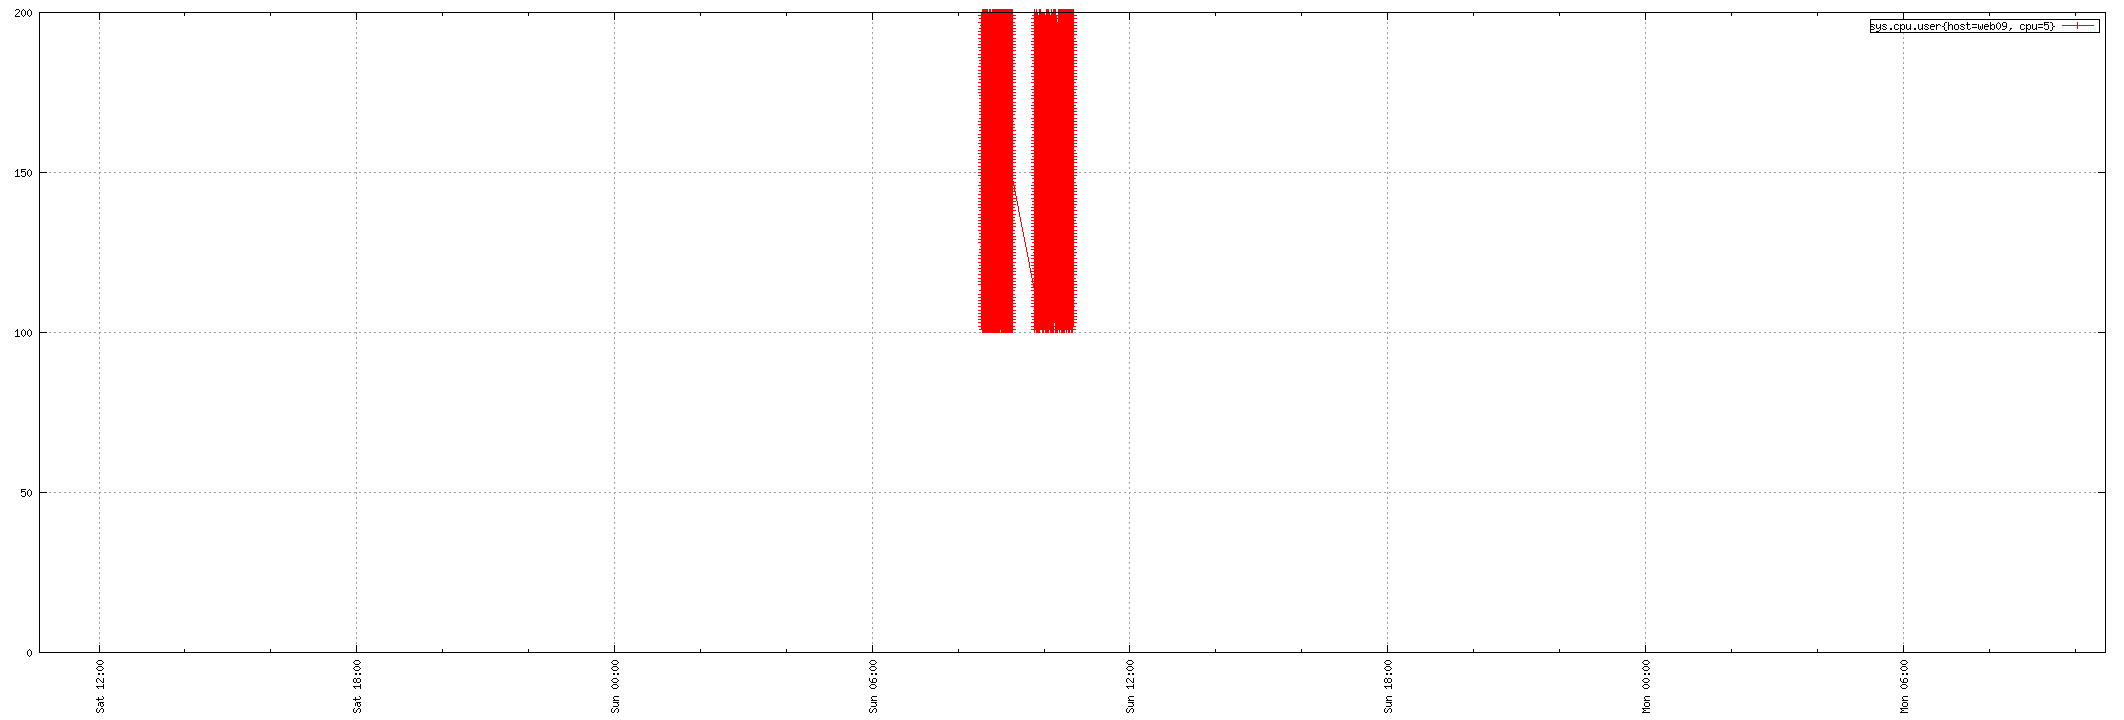

Source code (gnuplot):
set term png small size 2124,720
set xdata time
set timefmt "%s"
if (GPVAL_VERSION < 4.6) set xtics rotate; else set xtics rotate right
set output "${TMPDIR-'tmp'}/tsd/e7b4c57c.png"
set xrange ["1673692608":"1673865756"]
set format x "%a %H:%M"
set grid
set style data linespoint
set key right box
set yrange [0:]
plot  "${TMPDIR-'tmp'}/tsd/e7b4c57c_0.dat" using 1:2 title "sys.cpu.user{host=web09, cpu=5}"
